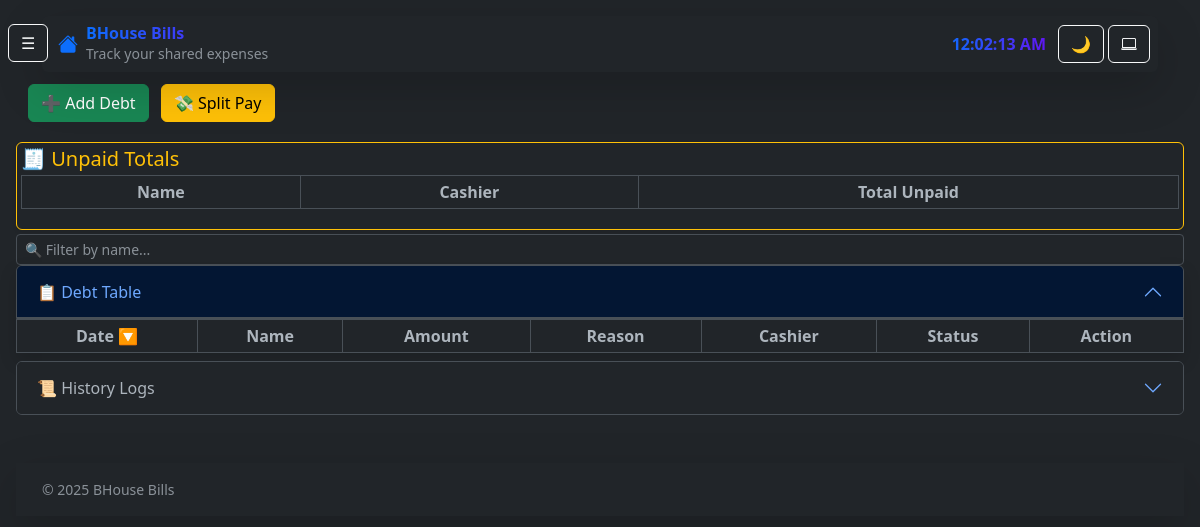
Before: / with the older database file.
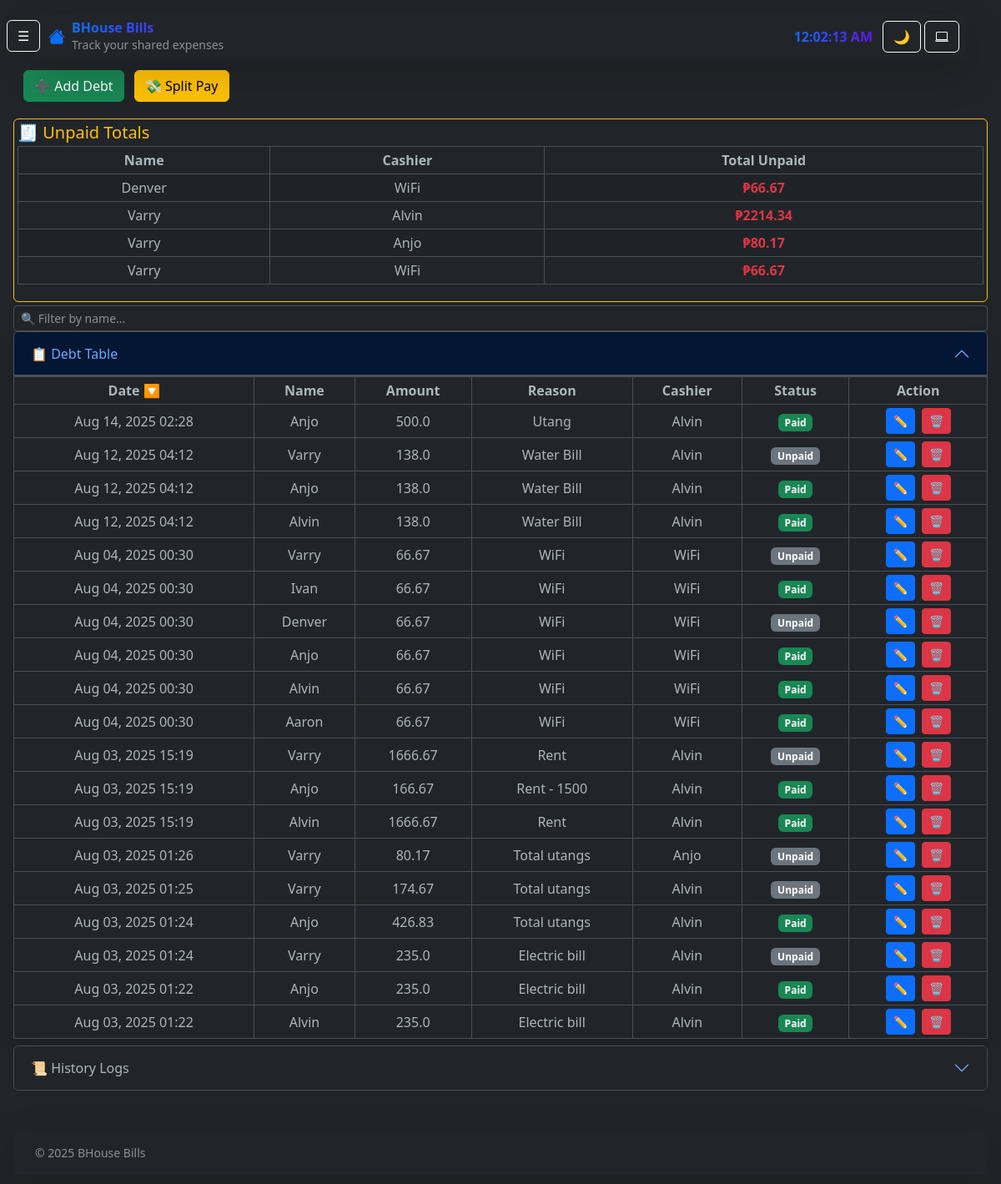
After: the same page with the newer database file.
### app.py (models this page shows)
class Debt(db.Model):
    id = db.Column(db.Integer, primary_key=True)
    date = db.Column(db.DateTime, default=datetime.utcnow)
    name_id = db.Column(db.Integer, db.ForeignKey('person.id'))
    lender_id = db.Column(db.Integer, db.ForeignKey('person.id'))
    amount = db.Column(db.Float, nullable=False)
    reason = db.Column(db.String(255), nullable=False)
    status = db.Column(db.Boolean, default=False)
    name = db.relationship("Person", foreign_keys=[name_id], backref="debts")
    lender = db.relationship("Person", foreign_keys=[lender_id])

class Person(db.Model):
    id = db.Column(db.Integer, primary_key=True)
    name = db.Column(db.String(50), unique=True)

### app.py (the view, shortened to what this page needs)
@app.route('/', methods=['GET', 'POST'])
def index():
    inspector = inspect(db.engine)
    tables = inspector.get_table_names()
    persons = Person.query.order_by(Person.name).all()
    debts = Debt.query.order_by(Debt.date.desc()).all()
    history = History.query.order_by(History.timestamp.desc()).limit(10).all()
    Borrower = aliased(Person)
    Lender = aliased(Person)
    unpaid_by_name_lender = (
        db.session.query(
            Borrower.name.label("borrower_name"),
            Lender.name.label("lender_name"),
            func.sum(Debt.amount).label("total_unpaid")
        )
        .join(Debt, Debt.name_id == Borrower.id)
        .join(Lender, Debt.lender_id == Lender.id)
        .filter(Debt.status == False)
        .group_by(Borrower.name, Lender.name).all())
    current_year = datetime.now().year
    date_now = datetime.now()
    desktop_mode = session.get("desktop_mode", False)
    return render_template('index.html', tables=tables,
                           persons=persons,
                           debts=debts,
                           history=history,
                           unpaid_by_name_lender=unpaid_by_name_lender,
                           current_year=current_year,desktop_mode=desktop_mode,
                           date_now=date_now
                          )

### templates/index.html (shortened to what this page needs)
<!DOCTYPE html>
<html lang="en" data-bs-theme="dark">
<head>
  <link href="https://cdn.jsdelivr.net/npm/bootstrap@5.3.0/dist/css/bootstrap.min.css" rel="stylesheet">
  <link href="https://cdn.jsdelivr.net/npm/bootstrap-icons@1.10.5/font/bootstrap-icons.css" rel="stylesheet">
  <link rel="stylesheet" href="https://cdnjs.cloudflare.com/ajax/libs/animate.css/4.1.1/animate.min.css"/>
</head>
<body class="p-3">
  <button id="toggleSidebar" class="bg-dark btn btn-outline-light m-2 mt-4 position-fixed top-0 start-0 z-3">
  ☰
</button>
<header class="container mb-2">
  <div class="card shadow-lg p-2 border-0 text-white animate__animated animate__fadeIn">
    <div class="d-flex flex-row justify-content-between align-items-center flex-wrap gap-1 text-center text-sm-start">
      <div class="d-flex align-items-center gap-2 ms-2 flex-grow-1">
        <i class="bi bi-house-fill text-primary fs-5"></i>
        <div class="text-start">
          <h6 class="mb-0 fw-bold gradient-text">BHouse Bills</h6>
          <small class="text-muted d-none d-sm-block">Track your shared expenses</small>
        </div>
      </div>
      <span id="live-time" class="badge gradient-text text-light px-2 py-1 fs-6 fw-semibold">
      </span>
      <button id="themeToggle" class="btn btn-outline-light">🌙</button>
    <a href="{{ url_for('toggle_view') }}"
       class="btn btn-outline-light btn-{{ 'dark' if desktop_mode else 'dark' }} view-toggle-btn">
        <i class="bi {{ 'bi-phone' if desktop_mode else 'bi-laptop' }}"></i>
    </a>
    </div>
  </div>
</header>
      <div class="z-3 p-1">
        <button class="btn btn-success ms-2" data-bs-toggle="modal" data-bs-target="#addModal">➕ Add Debt</button>
        <button class="btn btn-warning ms-2" data-bs-toggle="modal" data-bs-target="#splitModal">💸 Split Pay</button>
      </div>
    <div class="card p-1 mb-1 mt-3 border-warning border-start border-1 shadow-sm">
  <h5 class="mb-1 text-warning">🧾 Unpaid Totals</h5>
  <div class="table-responsive">
    <table class="table table-bordered table-striped table-sm text-center">
      <thead class="table">
        <tr>
          <th>Name</th>
          <th>Cashier</th>
          <th>Total Unpaid</th>
        </tr>
      </thead>
      <tbody>
        {% for borrower, lender, total in unpaid_by_name_lender %}
        <tr>
          <td>{{ borrower }}</td>
          <td>{{ lender }}</td>
          <td class="fw-bold text-danger">₱{{ '%.2f'|format(total or 0) }}</td>
        </tr>
        {% endfor %}
      </tbody>
    </table>
  </div>
    </div>
  <div class="mb-0">
  <input type="text" id="filterNameInput" list="nameSuggestions" class="form-control form-control-sm" placeholder="🔍 Filter by name...">
</div>
<div class="mb-2 border-1 shadow accordion">
  <div class="accordion-item">
    <h2 class="mb-0 accordion-header">
    <button class="accordion-button" type="button" data-bs-toggle="collapse" data-bs-target="#debtTableCollapse" aria-expanded="false" aria-controls="debtTableCollapse">
      📋 Debt Table
    </button>
      </h2>
  </div>
  <div class="collapse show" id="debtTableCollapse">
    <div class="table-responsive">
      <table class="table table-bordered table-hover table-sm align-middle text-nowrap text-center mb-0">
        <thead class="bg-dark">
  <tr>
    <th class="d-none d-md-table-cell" onclick="sortTable(0)">Date 🔽</th>
    <th onclick="sortTable(1)">Name</th>
    <th onclick="sortTable(2)">Amount</th>
    <th onclick="sortTable(3)">Reason</th>
    <th onclick="sortTable(4)">Cashier</th>
    <th onclick="sortTable(5)">Status</th>
    <th>Action</th>
  </tr>
        </thead>
        <tbody id="debtTable">
          {% for debt in debts %}
          <tr>
            <td class="d-none d-md-table-cell">{{ debt.date.strftime('%b %d, %Y %H:%M') }}</td>
            <td>{{ debt.name.name }}</td>
            <td>{{ debt.amount }}</td>
            <td>{{ debt.reason }}</td>
            <td>{{ debt.lender.name }}</td>
            <td>
              <span class="badge bg-{{ 'success' if debt.status else 'secondary' }}">
                {{ "Paid" if debt.status else "Unpaid" }}
              </span>
            </td>
            <td>
              <div class="d-flex justify-content-center gap-2 flex-wrap">
                <button class="btn btn-sm btn-primary" data-bs-toggle="modal" data-bs-target="#editModal{{ debt.id }}">✏️</button>
                <button class="btn btn-sm btn-danger" data-bs-toggle="modal" data-bs-target="#deleteModal{{ debt.id }}">🗑️</button>
              </div>
            </td>
          </tr>
          {% endfor %}
        </tbody>
      </table>
    </div>
  </div>
</div>
    <div class="accordion mb-5" id="historyAccordion">
      <div class="accordion-item">
        <h2 class="accordion-header" id="headingLogs">
          <button class="accordion-button collapsed" type="button" data-bs-toggle="collapse" data-bs-target="#collapseLogs" aria-expanded="false" aria-controls="collapseLogs">
            📜 History Logs
          </button>
        </h2>
      </div>
    </div>
  <footer class="fixed-footer py-3 mt-1 shadow-lg">
  <div class="container d-flex flex-column flex-sm-row justify-content-between align-items-center gap-2 text-center text-sm-start small">
    <div>
      <span class="text-muted">© {{ (current_year if current_year == 2025 else '2025 - ' ~ current_year) if not desktop_mode else 'July 31,2025 - ' ~ date_now.strftime("%B %d,%Y") }} BHouse Bills</span>
    </div>
  </div>
  </footer>
</body>
</html>

### templates/index.html (style rules this page uses)
.table-responsive { overflow-x: auto; }
.gradient-text { background: linear-gradient(90deg, #0d6efd, #6610f2); -webkit-background-clip: text; -webkit-text-fill-color: transparent; }

Changed rows visible on the page:
added Debt: date "Aug 14, 2025 02:28", name.name "Anjo", amount "500.0", reason "Utang", lender.name "Alvin", status "Paid"
added Debt: date "Aug 12, 2025 04:12", name.name "Varry", amount "138.0", reason "Water Bill", lender.name "Alvin", status "Unpaid"
added Debt: date "Aug 12, 2025 04:12", name.name "Anjo", amount "138.0", reason "Water Bill", lender.name "Alvin", status "Paid"
added Debt: date "Aug 12, 2025 04:12", name.name "Alvin", amount "138.0", reason "Water Bill", lender.name "Alvin", status "Paid"
added Debt: date "Aug 04, 2025 00:30", name.name "Varry", amount "66.67", reason "WiFi", lender.name "WiFi", status "Unpaid"
added Debt: date "Aug 04, 2025 00:30", name.name "Ivan", amount "66.67", reason "WiFi", lender.name "WiFi", status "Paid"
added Debt: date "Aug 04, 2025 00:30", name.name "Denver", amount "66.67", reason "WiFi", lender.name "WiFi", status "Unpaid"
added Debt: date "Aug 04, 2025 00:30", name.name "Anjo", amount "66.67", reason "WiFi", lender.name "WiFi", status "Paid"
added Debt: date "Aug 04, 2025 00:30", name.name "Alvin", amount "66.67", reason "WiFi", lender.name "WiFi", status "Paid"
added Debt: date "Aug 04, 2025 00:30", name.name "Aaron", amount "66.67", reason "WiFi", lender.name "WiFi", status "Paid"
added Debt: date "Aug 03, 2025 15:19", name.name "Varry", amount "1666.67", reason "Rent", lender.name "Alvin", status "Unpaid"
added Debt: date "Aug 03, 2025 15:19", name.name "Anjo", amount "166.67", reason "Rent - 1500", lender.name "Alvin", status "Paid"
added Debt: date "Aug 03, 2025 15:19", name.name "Alvin", amount "1666.67", reason "Rent", lender.name "Alvin", status "Paid"
added Debt: date "Aug 03, 2025 01:26", name.name "Varry", amount "80.17", reason "Total utangs", lender.name "Anjo", status "Unpaid"
added Debt: date "Aug 03, 2025 01:25", name.name "Varry", amount "174.67", reason "Total utangs", lender.name "Alvin", status "Unpaid"
added Debt: date "Aug 03, 2025 01:24", name.name "Anjo", amount "426.83", reason "Total utangs", lender.name "Alvin", status "Paid"
added Debt: date "Aug 03, 2025 01:24", name.name "Varry", amount "235.0", reason "Electric bill", lender.name "Alvin", status "Unpaid"
added Debt: date "Aug 03, 2025 01:22", name.name "Anjo", amount "235.0", reason "Electric bill", lender.name "Alvin", status "Paid"
added Debt: date "Aug 03, 2025 01:22", name.name "Alvin", amount "235.0", reason "Electric bill", lender.name "Alvin", status "Paid"
Other visible differences:
new list line: "Denver WiFi ₱ 66.67"
new list line: "Varry Alvin ₱ 2214.34"
new list line: "Varry Anjo ₱ 80.17"
new list line: "Varry WiFi ₱ 66.67"
